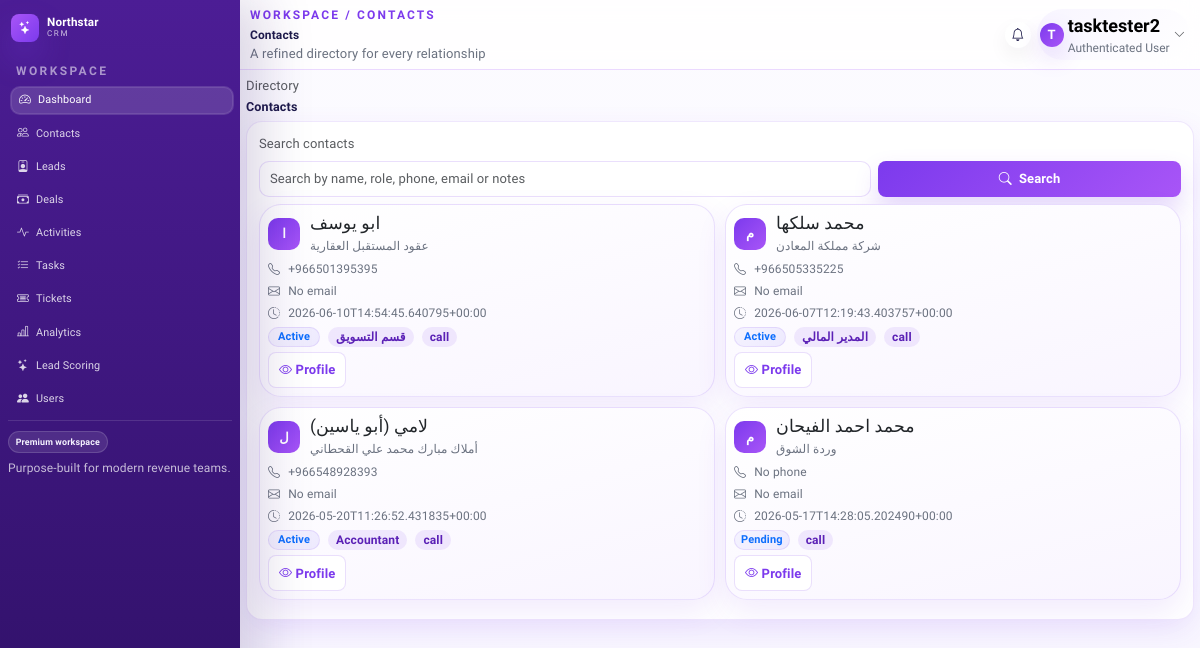
/contacts/ (signed in), run on the app's committed database.
### crm/models.py (models this page shows)
class Contact(models.Model):
    id = models.CharField(primary_key=True, max_length=255)
    full_name = models.CharField(max_length=255, blank=True, null=True)
    phone = models.CharField(max_length=255, blank=True, null=True)
    email = models.CharField(max_length=255, blank=True, null=True)
    role = models.CharField(max_length=255, blank=True, null=True)
    notes = models.TextField(blank=True, null=True)
    establishment_id = models.CharField(max_length=255, blank=True, null=True)
    preferred_channel = models.CharField(max_length=255, blank=True, null=True)
    deleted_at = models.CharField(max_length=255, blank=True, null=True)
    created_at = models.CharField(max_length=255, blank=True, null=True)
    updated_at = models.CharField(max_length=255, blank=True, null=True)
    class Meta:
        managed = False
        db_table = "contacts"

### crm/views.py (the view)
# urls.py: path("contacts/", protect("contacts", views.contacts), name="contacts"),
def contacts(request):
    query = (request.GET.get("q") or "").strip()
    page_number = request.GET.get("page", 1)
    conn = sqlite3.connect(DB_PATH)
    conn.row_factory = sqlite3.Row
    cursor = conn.cursor()
    sql = "SELECT * FROM contacts WHERE deleted_at IS NULL"
    params = []
    if query:
        search_term = f"%{query}%"
        sql += " AND (full_name LIKE ? OR role LIKE ? OR phone LIKE ? OR email LIKE ? OR notes LIKE ?)"
        params.extend([search_term, search_term, search_term, search_term, search_term])
    sql += " ORDER BY created_at DESC, rowid DESC"
    cursor.execute(sql, params)
    contacts_rows = cursor.fetchall()
    contact_list = []
    for contact in contacts_rows:
        contact_list.append({
            "contact": contact,
            "details": _fetch_contact_details(contact),
        })
    paginator = Paginator(contact_list, 15)
    page_obj = paginator.get_page(page_number)
    conn.close()
    return render(request, "contacts.html", {
        "contact_list": page_obj.object_list,
        "page_obj": page_obj,
        "page_query": _query_without(request, "page"),
        "query": query,
    })

### crm/access.py (called while the page is built)
def _is_admin_user(user):
    if not getattr(user, "is_authenticated", False):
        return False
    return user.is_superuser or user.groups.filter(name=SYSTEM_ADMIN_ROLE).exists()

def has_permission(user, perm_name):
    if not user.is_authenticated:
        return False
    if _is_admin_user(user):
        return True
    return user.has_perm(perm_name)

def user_can_access_section(user, section):
    if not user.is_authenticated:
        return False
    perm_name = SECTION_PERM_MAP.get(section)
    if not perm_name:
        return False
    return has_permission(user, perm_name)

def user_allowed_sections(user):
    if not user.is_authenticated:
        return []
    return [section for section in ALL_SECTIONS if user_can_access_section(user, section)]

def build_ui_permissions(user):
    can = {
        "is_system_admin": _is_admin_user(user),
    }
    for section, perm_name in SECTION_PERM_MAP.items():
        can[f"section_{section}"] = has_permission(user, perm_name)
    for resource, action_map in RESOURCE_ACTION_PERMS.items():
        for action, perm_name in action_map.items():
            can[f"{resource}_{action}"] = has_permission(user, perm_name)
    return can

def section_guard(section):
    def decorator(view_func):
        @wraps(view_func)
        def wrapped(request, *args, **kwargs):
            if not user_can_access_section(request.user, section):
                return HttpResponseForbidden("403 Forbidden")
            return view_func(request, *args, **kwargs)
        return wrapped
    return decorator

### crm/context_processors.py (called while the page is built)
def access_context(request):
    allowed_sections = user_allowed_sections(request.user)
    can = build_ui_permissions(request.user)
    return {
        "allowed_sections": allowed_sections,
        "can": can,
    }

### crm/views.py (called while the page is built)
def _normalize_phone(value):
    return re.sub(r"\D", "", value or "")

def _normalize_email(value):
    return (value or "").strip().lower()

def _humanize_label(name):
    return name.replace("_", " ").title()

def _format_value(value):
    if value is None:
        return "-"
    if isinstance(value, bool):
        return "Yes" if value else "No"
    return value

def _query_without(request, *keys):
    params = request.GET.copy()
    for key in keys:
        params.pop(key, None)
    return params.urlencode()

### templates/contacts.html (shortened to what this page needs)
{% extends 'base.html' %}
{% block page_title %}Contacts{% endblock %}
{% block page_breadcrumb %}Workspace / Contacts{% endblock %}
{% block page_subtitle %}A refined directory for every relationship{% endblock %}
{% block content %}
<div class="d-flex justify-content-between align-items-center mb-2">
    <div>
        <p class="text-muted mb-1">Directory</p>
        <h2 class="page-title mb-0">Contacts</h2>
    </div>
</div>
<div class="card list-card">
    <div class="card-body">
        <form method="get" class="row g-2 align-items-end mb-2">
            <div class="col-md-8">
                <label class="form-label text-muted">Search contacts</label>
                <input type="text" class="form-control" name="q" value="{{ query }}" placeholder="Search by name, role, phone, email or notes">
            </div>
            <div class="col-md-4">
                <button type="submit" class="btn btn-primary w-100">
                    <i class="bi bi-search me-2"></i>Search
                </button>
            </div>
        </form>
        <div class="contact-grid">
            {% for item in contact_list %}
            {% with contact=item.contact details=item.details %}
            <article class="contact-card">
                <div class="contact-card-head">
                    <div class="contact-avatar">
                        {% if contact.full_name %}{{ contact.full_name|slice:":1"|upper }}{% else %}C{% endif %}
                    </div>
                    <div>
                        <h5 class="mb-1">{% if contact.full_name %}{{ contact.full_name }}{% else %}Unnamed contact{% endif %}</h5>
                        <div class="section-subtitle">{% if details.company_name %}{{ details.company_name }}{% else %}Independent{% endif %}</div>
                    </div>
                </div>
                <div class="contact-meta-list">
                    <div><i class="bi bi-telephone"></i><span>{% if contact.phone %}{{ contact.phone }}{% else %}No phone{% endif %}</span></div>
                    <div><i class="bi bi-envelope"></i><span>{% if contact.email %}{{ contact.email }}{% else %}No email{% endif %}</span></div>
                    <div><i class="bi bi-clock-history"></i><span>{% if contact.updated_at %}{{ contact.updated_at }}{% else %}No recent update{% endif %}</span></div>
                </div>
                <div class="contact-tags">
                    {% if details.status and details.status != '-' and details.status != 'None' %}
                    <span class="crm-badge bg-primary-subtle text-primary">{{ details.status }}</span>
                    {% endif %}
                    {% if contact.role and contact.role != '-' and contact.role != 'None' %}
                    <span class="tag-pill">{{ contact.role }}</span>
                    {% endif %}
                    {% if contact.preferred_channel and contact.preferred_channel != '-' and contact.preferred_channel != 'None' %}
                    <span class="tag-pill">{{ contact.preferred_channel }}</span>
                    {% endif %}
                </div>
                <div class="contact-footer">
                    <button type="button" class="btn btn-sm btn-outline-primary" data-bs-toggle="modal" data-bs-target="#contactModal{{ contact.id }}">
                        <i class="bi bi-eye me-1"></i>Profile
                    </button>
                </div>
            </article>
                    {% endwith %}
            {% empty %}
            <div class="empty-state text-center py-2">No contacts found.</div>
            {% endfor %}
        </div>
    </div>
</div>
{% endblock %}

### templates/base.html (shortened to what this page needs)
<!DOCTYPE html>
<html lang="en">
<head>
    {% load static %}
    <link href="https://cdn.jsdelivr.net/npm/bootstrap@5.3.7/dist/css/bootstrap.min.css" rel="stylesheet">
    <link rel="stylesheet" href="https://cdn.jsdelivr.net/npm/bootstrap-icons@1.11.3/font/bootstrap-icons.min.css">
    <link rel="stylesheet" href="{% static 'css/style.css' %}">
</head>
<body data-task-state-url="{% url 'task_state' %}" data-task-action-template="{% url 'task_action' '__TASK_ID__' %}">
<div class="app-shell compact-shell">
    <aside class="sidebar compact-sidebar">
        <a class="brand" href="{% url 'dashboard' %}">
            <span class="brand-mark"><i class="bi bi-stars"></i></span>
            <span>
                <strong>Northstar</strong>
                <small>CRM</small>
            </span>
        </a>
        <div class="sidebar-section">
            <div class="sidebar-section-title">Workspace</div>
            <ul class="nav-links">
                {% if 'dashboard' in allowed_sections %}<li><a class="nav-link active" href="{% url 'dashboard' %}"><i class="bi bi-speedometer2"></i><span>Dashboard</span></a></li>{% endif %}
                {% if 'contacts' in allowed_sections %}<li><a class="nav-link" href="{% url 'contacts' %}"><i class="bi bi-people"></i><span>Contacts</span></a></li>{% endif %}
                {% if 'leads' in allowed_sections %}<li><a class="nav-link" href="{% url 'leads' %}"><i class="bi bi-person-badge"></i><span>Leads</span></a></li>{% endif %}
                {% if 'deals' in allowed_sections %}<li><a class="nav-link" href="{% url 'deals' %}"><i class="bi bi-cash-stack"></i><span>Deals</span></a></li>{% endif %}
                {% if 'activities' in allowed_sections %}<li><a class="nav-link" href="{% url 'activities' %}"><i class="bi bi-activity"></i><span>Activities</span></a></li>{% endif %}
                {% if 'tasks' in allowed_sections %}<li><a class="nav-link" href="{% url 'tasks' %}"><i class="bi bi-list-check"></i><span>Tasks</span></a></li>{% endif %}
                {% if 'tickets' in allowed_sections %}<li><a class="nav-link" href="{% url 'tickets' %}"><i class="bi bi-ticket-detailed"></i><span>Tickets</span></a></li>{% endif %}
                {% if 'analytics' in allowed_sections %}<li><a class="nav-link" href="{% url 'analytics' %}"><i class="bi bi-bar-chart-line"></i><span>Analytics</span></a></li>{% endif %}
                {% if 'lead_scoring' in allowed_sections %}<li><a class="nav-link" href="{% url 'lead_scoring' %}"><i class="bi bi-stars"></i><span>Lead Scoring</span></a></li>{% endif %}
                {% if can.is_system_admin %}<li><a class="nav-link" href="{% url 'users' %}"><i class="bi bi-people-fill"></i><span>Users</span></a></li>{% endif %}
            </ul>
        </div>
        <div class="sidebar-footer">
            <div class="sidebar-pill">Premium workspace</div>
            <div class="sidebar-footnote">Purpose-built for modern revenue teams.</div>
        </div>
    </aside>
    <div class="main-panel">
        <nav class="topbar compact-topbar">
            <div class="topbar-main">
                <div class="topbar-breadcrumb">{% block page_breadcrumb %}Workspace / Dashboard{% endblock %}</div>
                <h3>{% block page_title %}Dashboard{% endblock %}</h3>
                <div class="topbar-subtitle">{% block page_subtitle %}Welcome back{% endblock %}</div>
            </div>
            <div class="topbar-actions">
                {% if can.tasks_view %}
                <div class="dropdown task-notification-center">
                    <button class="icon-btn notification-bell" id="taskNotificationBell" type="button" data-bs-toggle="dropdown" data-bs-auto-close="outside" aria-expanded="false" aria-label="Task notifications">
                        <i class="bi bi-bell"></i>
                    </button>
                </div>
                {% endif %}
                <div class="dropdown">
                    <button class="profile-pill profile-pill-btn" type="button" data-bs-toggle="dropdown" aria-expanded="false">
                        <div class="avatar">{{ request.user.username|default:'U'|slice:":1"|upper }}</div>
                        <div class="text-start">
                            <div class="profile-name">{{ request.user.username }}</div>
                            <div class="profile-role">Authenticated User</div>
                        </div>
                        <i class="bi bi-chevron-down small text-muted"></i>
                    </button>
                </div>
            </div>
        </nav>
        <main class="content compact-content">
            {% block content %}{% endblock %}
        </main>
    </div>
</div>
</body>
</html>

### data on the page
Contact: contact.full_name "ا", contact.full_name "ابو يوسف", details.company_name "عقود المستقبل العقارية", contact.phone "+966501395395", contact.updated_at "2026-06-10T14:54:45.640795+00:00", details.status "Active", contact.role "قسم التسويق", contact.preferred_channel "call"
Contact: contact.full_name "م", contact.full_name "محمد سلكها", details.company_name "شركة مملكة المعادن", contact.phone "+966505335225", contact.updated_at "2026-06-07T12:19:43.403757+00:00", details.status "Active", contact.role "المدير المالي", contact.preferred_channel "call"
Contact: contact.full_name "ل", contact.full_name "لامي (أبو ياسين)", details.company_name "أملاك مبارك محمد علي القحطاني", contact.phone "+966548928393", contact.updated_at "2026-05-20T11:26:52.431835+00:00", details.status "Active", contact.role "Accountant", contact.preferred_channel "call"
Contact: contact.full_name "م", contact.full_name "محمد احمد الفيحان", details.company_name "وردة الشوق", shows "No phone", contact.updated_at "2026-05-17T14:28:05.202490+00:00", details.status "Pending", contact.preferred_channel "call"

### other printed values
{{ request.user.username|default:'U'|slice:":1"|upper }} "T"
{{ request.user.username }} "tasktester2"
